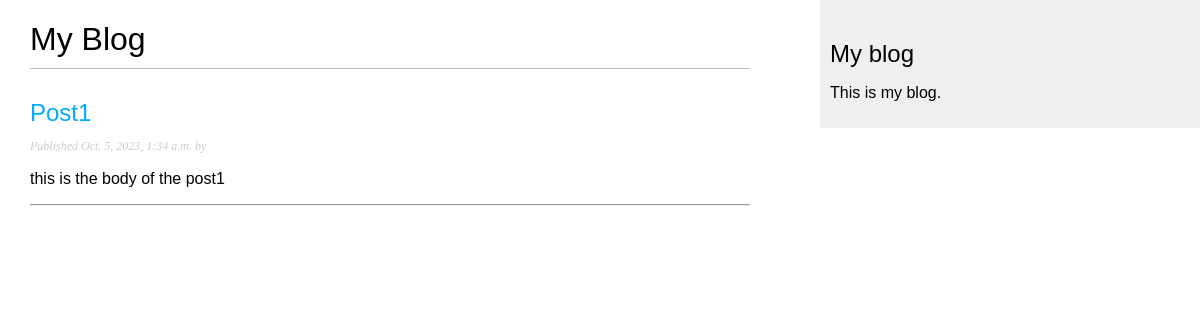
/blog/, run on an earlier commit of the app's database.
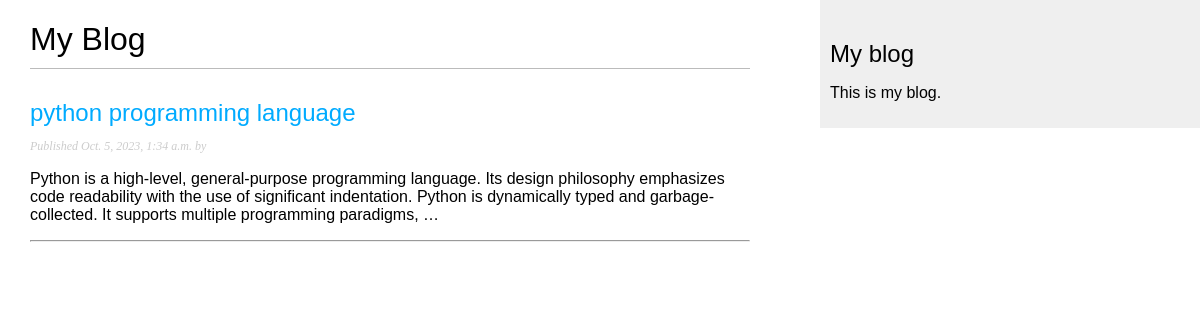
And on a later commit of the database.
### blog/models.py (models this page shows, shortened)
class Post(models.Model):
    class Status(models.TextChoices):
        DRAFT = 'DF' , 'Draft'
        PUBLISHED = 'PB' , 'Published'
    title = models.CharField(max_length=250)
    slug = models.SlugField(max_length=250, unique_for_date='publish')
    auth = models.ForeignKey(User, on_delete=models.CASCADE, related_name='blog_posts')
    body = models.TextField()
    publish = models.DateTimeField(default=timezone.now)
    created = models.DateTimeField(auto_now_add=True)
    updated = models.DateTimeField(auto_now=True)
    status = models.CharField(max_length=2, choices=Status.choices, default=Status.DRAFT)
    class Meta:
        ordering = ['-publish']
        indexes = [
            models.Index(fields=['-publish']),
        ]
    def get_absolute_url(self):
        return reverse("blog:post_detail",args=[
            self.publish.year,
            self.publish.month,
            self.publish.day,
            self.slug,
        ])

### blog/views.py (the view)
# urls.py: path('', views.post_list, name='post_list'),
def post_list(request):
    posts = Post.objects.all()
    return render(request, 'blog/post/list.html', {'posts': posts})

### blog/templates/blog/post/list.html (shortened to what this page needs)
{% extends "blog/base.html" %}
{% block content %}
    <h1>My Blog</h1>
    {% for post in posts %}
        <h2>
        <a href="{{ post.get_absolute_url }}">
        {{ post.title }}
        </a>
        </h2>
        <p class="date">
        Published {{ post.publish }} by {{ post.author }}
        </p>
        {{ post.body|truncatewords:30|linebreaks }}
        <hr />
    {% endfor %}
{% endblock %}

### blog/templates/blog/base.html (shortened to what this page needs)
{% load static %}
<!DOCTYPE html>
<html>
    <head>
        <link href="{% static "css/blog.css" %}" rel="stylesheet">
    </head>
    <body>
        <div id="content">
            {% block content %}
            {% endblock %}
        </div>
        <div id="sidebar">
            <h2>My blog</h2>
            <p>This is my blog.</p>
        </div>
    </body>
</html>

### blog/static/css/blog.css (style rules this page uses)
body { margin:0; padding:0; font-family:helvetica, sans-serif; }
a { color:#00abff; text-decoration:none; }
h1 { font-weight:normal; border-bottom:1px solid #bbb; padding:0 0 10px 0; }
h2 { font-weight:normal; margin:30px 0 0; }
#content { float:left; width:60%; padding:0 0 0 30px; }
#sidebar { float:right; width:30%; padding:10px; background:#efefef; height:100%; }
p.date { color:#ccc; font-family: georgia, serif; font-size: 12px; font-style: italic; }

What changed in the data, as far as the page shows it:
changed Post: title "Post1" → "python programming language"; body "this is the body of the post1" → "Python is a high-level, general-purpose programming language. Its design philosophy emphasizes code readability with the use of significant indentation. Python is dynamically typed and garbage-collected. It supports multiple programming paradigms, …"
